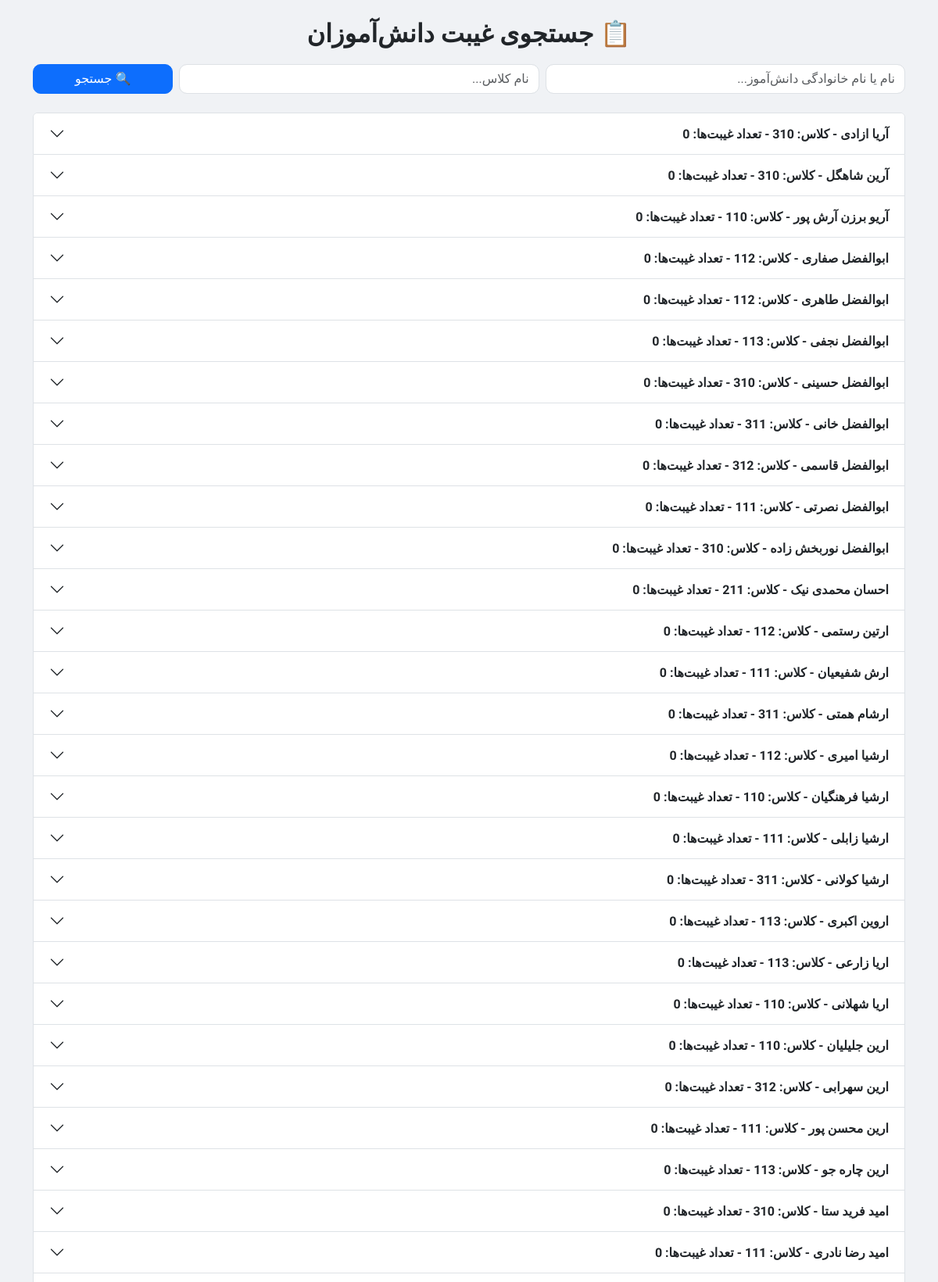
/student_absences (signed in, upper part), run on the app's committed database.
### app.py (models this page shows)
class Student(db.Model):
    id = db.Column(db.Integer, primary_key=True)
    firstname = db.Column(db.String(50), nullable=False)
    lastname = db.Column(db.String(50), nullable=False)
    parent_number = db.Column(db.String(20), nullable=False)
    class_id = db.Column(db.Integer, db.ForeignKey("class.id"), nullable=False)
    attendances = db.relationship("Attendance", backref="student", lazy=True, cascade="all, delete")

class Class(db.Model):
    id = db.Column(db.Integer, primary_key=True)
    name = db.Column(db.String(50), unique=True, nullable=False)
    students = db.relationship("Student", backref="class_", lazy=True, cascade="all, delete")

### app.py (the view)
@app.route("/student_absences", methods=["GET", "POST"])
@login_required
def student_absences():
    search_query = request.form.get("search", "").strip() if request.method == "POST" else ""
    class_query = request.form.get("class_name", "").strip() if request.method == "POST" else ""
    student_attendance_list = []
    query = Student.query.join(Class)
    if search_query:
        query = query.filter(
            (Student.firstname.ilike(f"%{search_query}%")) |
            (Student.lastname.ilike(f"%{search_query}%"))
        )
    if class_query:
        query = query.filter(Class.name.ilike(f"%{class_query}%"))
    students = query.order_by(Student.firstname, Student.lastname).all()
    for student in students:
        attendances = Attendance.query.filter_by(student_id=student.id).order_by(
            Attendance.date.desc(), Attendance.time.desc()
        ).all()
        student_attendance_list.append({"student": student, "attendances": attendances})
    return render_template("student_absences.html",
                           student_attendance_list=student_attendance_list,
                           search_query=search_query,
                           class_query=class_query)

### app.py (called while the page is built)
def login_required(f):
    from functools import wraps
    @wraps(f)
    def decorated_function(*args, **kwargs):
        if not session.get('logged_in'):
            return redirect(url_for('login'))
        return f(*args, **kwargs)
    return decorated_function

### templates/student_absences.html (shortened to what this page needs)
<!DOCTYPE html>
<html lang="fa">
<head>
<link href="https://cdn.jsdelivr.net/npm/bootstrap@5.3.2/dist/css/bootstrap.rtl.min.css" rel="stylesheet">
</head>
<body dir="rtl">
<div class="container mt-4">
    <h2>📋 جستجوی غیبت دانش‌آموزان</h2>
    <form method="POST" class="mb-4">
        <div class="row g-2">
            <div class="col-md-5">
                <input type="text" name="search" class="form-control" placeholder="نام یا نام خانوادگی دانش‌آموز..." value="{{ search_query }}">
            </div>
            <div class="col-md-5">
                <input type="text" name="class_name" class="form-control" placeholder="نام کلاس..." value="{{ class_query }}">
            </div>
            <div class="col-md-2">
                <button class="btn btn-primary w-100">🔍 جستجو</button>
            </div>
        </div>
    </form>
    {% if student_attendance_list %}
    <div class="accordion" id="studentsAccordion">
        {% for entry in student_attendance_list %}
        {% set student = entry.student %}
        {% set attendances = entry.attendances %}
        <div class="accordion-item">
            <h2 class="accordion-header" id="heading{{ student.id }}">
                <button class="accordion-button collapsed" type="button" data-bs-toggle="collapse" data-bs-target="#collapse{{ student.id }}" aria-expanded="false" aria-controls="collapse{{ student.id }}">
                    {{ student.firstname }} {{ student.lastname }} - کلاس: {{ student.class_.name }} - تعداد غیبت‌ها: {{ attendances|length }}
                </button>
            </h2>
        </div>
        {% endfor %}
    </div>
    {% elif search_query or class_query %}
        <p class="text-center text-muted">هیچ دانش‌آموزی با این مشخصات پیدا نشد.</p>
    {% endif %}
</div>
</body>
</html>

### templates/student_absences.html (style rules this page uses)
body { font-family: 'Vazirmatn', Tahoma, sans-serif; background: #f0f2f5; }
h2 { font-weight: 700; margin-bottom: 20px; text-align: center; }
.accordion-button { font-weight: 600; }
.form-control, .btn { border-radius: 10px; }

### data on the page
Student: firstname "آریا", lastname "ازادی"
Class: class_.name "310" "310" "310"
Student: firstname "آرین", lastname "شاهگل"
Student: firstname "آریو برزن", lastname "آرش پور"
Student: firstname "ابوالفضل", lastname "صفاری"
Student: firstname "ابوالفضل", lastname "طاهری"
Student: firstname "ابوالفضل", lastname "نجفی"
Student: firstname "ابوالفضل", lastname "حسینی"
Student: firstname "ابوالفضل", lastname "خانی"
Student: firstname "ابوالفضل", lastname "قاسمی"
Class: class_.name "312"
Student: firstname "ابوالفضل", lastname "نصرتی"
Student: firstname "ابوالفضل", lastname "نوربخش زاده"
Student: firstname "احسان", lastname "محمدی نیک"
Class: class_.name "211"
Student: firstname "ارتین", lastname "رستمی"
Student: firstname "ارش", lastname "شفیعیان"
Student: firstname "ارشام", lastname "همتی"
Student: firstname "ارشیا", lastname "امیری"
Student: firstname "ارشیا", lastname "فرهنگیان"
Student: firstname "ارشیا", lastname "زابلی"
Student: firstname "ارشیا", lastname "کولانی"
Class: class_.name "311"
Student: firstname "اروین", lastname "اکبری"
Student: firstname "اریا", lastname "زارعی"
Student: firstname "اریا", lastname "شهلانی"
Student: firstname "ارین", lastname "جلیلیان"
Student: firstname "ارین", lastname "سهرابی"
Student: firstname "ارین", lastname "محسن پور"
Student: firstname "ارین", lastname "چاره جو"
Student: firstname "امید", lastname "فرید ستا"
Student: firstname "امید رضا", lastname "نادری"

### other printed values
{{ attendances|length }} "0" "0" "0" "0" "0" "0" "0" "0" "0" "0" "0" "0" "0" "0" "0" "0" "0" "0" "0" "0" "0" "0" "0" "0" "0" "0" "0" "0"
